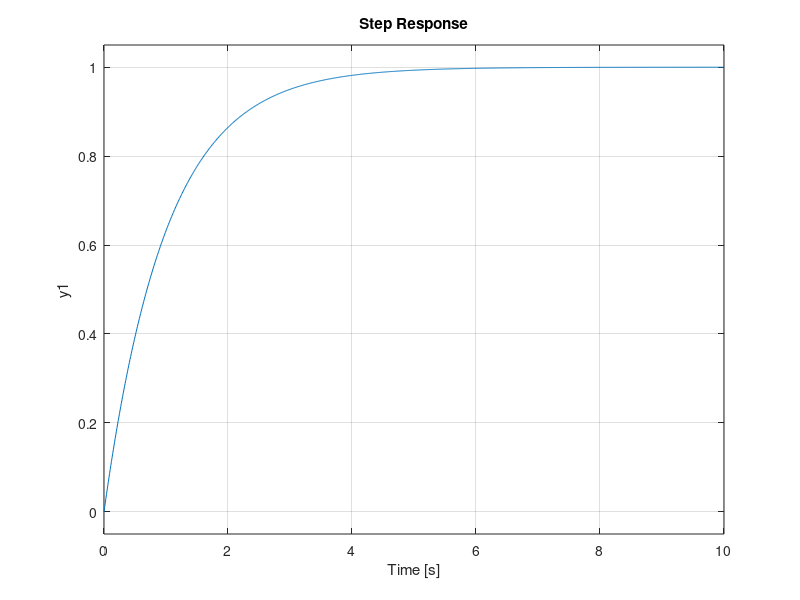

This figure's MATLAB source:
clear;
clc;
m=1; %mass
k=1; %spring constant
b=1; %damping constant

t=0:0.01:10;

sys=tf(1,[m,b,k]); %transfer function using m,b,k parameters 
%step(sys)
Kp=1;
Ki=1;
Kd=1;

% P control ONLY
C_P=pid(Kp,0,0);
T_P=feedback(sys*C_P,1);
%step(T_P,t)

% PI control ONLY
C_PI=pid(Kp,Ki,0);
T_PI=feedback(sys*C_PI,1);
%step(T_PI,t)

% PD control ONLY
C_PD=pid(Kp,0,Kd);
T_PD=feedback(sys*C_PD,1);
%step(T_PD,t)

% PID control
C_PID=pid(Kp,Ki,Kd);
T_PID=feedback(sys*C_PID,1);
step(T_PID,t)